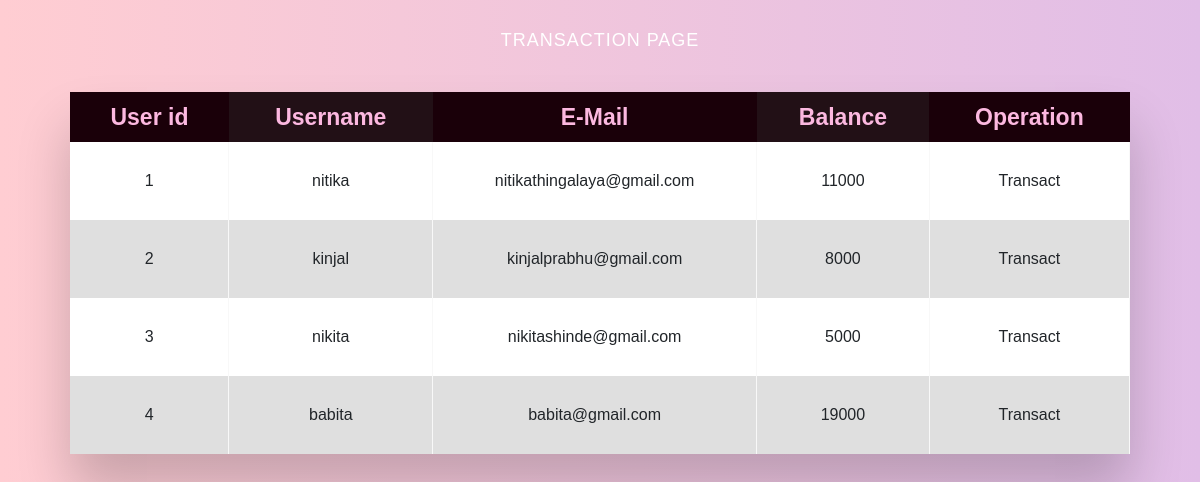
The app's page /trans.php with its own data.
### tables this page shows
CREATE TABLE `user` (
  `userid` int(200) NOT NULL,
  `username` varchar(200) NOT NULL,
  `email` varchar(200) NOT NULL,
  `balance` int(200) NOT NULL
);

### trans.php (the view, shortened to what this page needs)
<!DOCTYPE html>
<html >
<head>
  <link href="https://stackpath.bootstrapcdn.com/bootstrap/4.3.1/css/bootstrap.min.css" rel="stylesheet" id="bootstrap-css">
<link href="trans.css" rel="stylesheet">
    <link rel="stylesheet" href="https://unpkg.com/bootstrap-material-design@4.1.1/dist/css/bootstrap-material-design.min.css">
    <link href="https://maxcdn.bootstrapcdn.com/font-awesome/latest/css/font-awesome.min.css" rel="stylesheet">
</head>
<body>
<?php
    $conn = mysqli_connect('localhost', 'root', '', 'spark_bank');
    $sql = "SELECT * FROM user";
    $result = mysqli_query($conn,$sql);
?>
<h2>Transaction page</h2>
<div class="table-wrapper">
    <table class="fl-table table-hover table-sm">
    <div class="table-responsive-sm">
        <thead>
        <tr>
        <th scope="col" class="text-center py-2">User id</th>
        <th scope="col" class="text-center py-2">Username</th>
        <th scope="col" class="text-center py-2">E-Mail</th>
        <th scope="col" class="text-center py-2">Balance</th>
        <th scope="col" class="text-center py-2">Operation</th>
        </tr>
        </thead>
        <tbody>
                <?php
                    while($rows=mysqli_fetch_assoc($result))
                    {
                ?>
                    <tr>
                    <td class="py-2"><?php echo $rows['userid']?></td>
                        <td class="py-2"><?php echo $rows['username']?></td>
                        <td class="py-2"><?php echo $rows['email']?></td>
                        <td class="py-2"><?php echo $rows['balance']?></td>
                        <td><a href="transactions.php?userid= <?php echo $rows['userid'] ;?>"> <button type="button" class="btn">Transact</button></a></td>
                    </tr>
                <?php
                    }
                ?>
        </tbody>
    </div>
    </table>
</div>
</body>
</html>

### trans.css (style rules this page uses)
* { box-sizing: border-box; -webkit-box-sizing: border-box; -moz-box-sizing: border-box; }
body { font-family: Helvetica; -webkit-font-smoothing: antialiased; background: -webkit-linear-gradient(to right, #ffcdd2, #e1bee7); background: linear-gradient(to right, #ffcdd2, #e1bee7 ); }
h2 { text-align: center; font-size: 18px; text-transform: uppercase; letter-spacing: 1px; color: white; padding: 30px 0; }
.table-wrapper { margin: 10px 70px 70px; box-shadow: 0px 35px 50px rgba( 0, 0, 0, 0.2 ); }
.fl-table { border-radius: 5px; font-size: 23px; font-weight: normal; border: none; border-collapse: collapse; width: 100%; max-width: 100%; white-space: nowrap; background-color: white; }
.fl-table td, .fl-table th { text-align: center; padding: 20px; }
.fl-table td { border-right: 1px solid #f8f8f8; font-size: 16px; }
.fl-table thead th { color: #fcb8e0; background: #221016; }
.fl-table thead th:nth-child(odd) { color: #fcb8e0; background: #1a0009; }
.fl-table tr:nth-child(even) { background: #dfdfdf; }
button { transition: 1.5s; background-color:rgb(255, 200, 241); }

### records on screen
user: userid "1", username "nitika", email "nitikathingalaya@gmail.com", balance "11000"
user: userid "2", username "kinjal", email "kinjalprabhu@gmail.com", balance "8000"
user: userid "3", username "nikita", email "nikitashinde@gmail.com", balance "5000"
user: userid "4", username "babita", email "babita@gmail.com", balance "19000"
